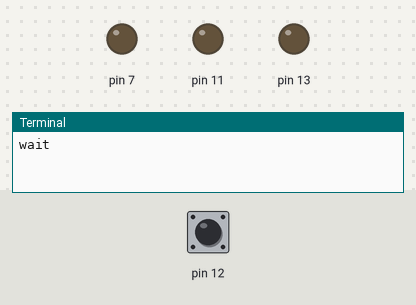
A program run on a simulated Raspberry Pi (header pin numbers). Shown: output pins drawn as LEDs (lit = HIGH), the last lines printed to the terminal. The inputs (shaded band) are chosen by the test bench; at power-on: pin 12 HIGH.

Above: at 1.2 s.
1.3 s: pin 12 pulled LOW for 0.15 s
At 1.7 s:
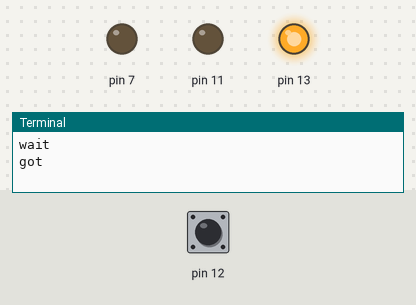
At 2.2 s:
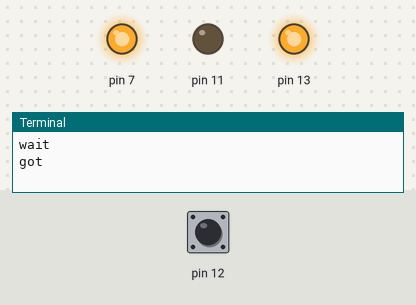
Timing chart, 0 to 10.3 s (numbered marks = the images above; inputs shaded):
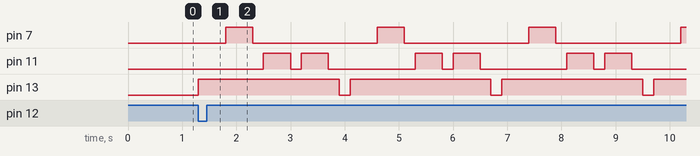

The program:

gpiotesting.py
```python
# from www.thirdeyevis.com/pi-page-2.php

import RPi.GPIO as GPIO
import time

GPIO.setmode(GPIO.BOARD)
GPIO.setup(7, GPIO.OUT)
GPIO.setup(11, GPIO.OUT)
GPIO.setup(12, GPIO.IN, pull_up_down=GPIO.PUD_UP)
GPIO.setup(16, GPIO.IN, pull_up_down=GPIO.PUD_UP)
GPIO.setup(13, GPIO.OUT)


def blinkity():
    for i in range(0,5):
        GPIO.output(13, True)
        time.sleep(.5)

        GPIO.output(7, True)
        time.sleep(.5)
        GPIO.output(7, False)
        time.sleep(.2)
        GPIO.output(11, True)
        time.sleep(.5)
        GPIO.output(11, False)
        time.sleep(.2)
        GPIO.output(11, True)
        time.sleep(.5)
        GPIO.output(11, False)
        time.sleep(.2)

        GPIO.output(13, False)
        time.sleep(.2)

def upity():
    for i in range(0,15):
        GPIO.output(13, True)
        time.sleep(.2)

        GPIO.output(7, True)
        time.sleep(.2)

        GPIO.output(11, True)
        time.sleep(.5)

        GPIO.output(11, False)
        GPIO.output(7, False)
        GPIO.output(13, False)
        time.sleep(.5)


#while True:
print("wait")
GPIO.wait_for_edge(12, GPIO.FALLING)
print("got")
blinkity()

GPIO.wait_for_edge(16, GPIO.FALLING)
upity()

GPIO.cleanup()
```

Measured:
- after the input at 1.3 s, pin 7: alternates HIGH for 0.50 s and LOW for 2.3 s, starting after 0.50 s; pin 11: LOW → HIGH after 1.2 s, then repeats every 2.8 s: LOW 0.20 s, HIGH 0.50 s, LOW 1.6 s, HIGH 0.50 s; pin 13: alternates HIGH for 2.6 s and LOW for 0.20 s, starting at once
